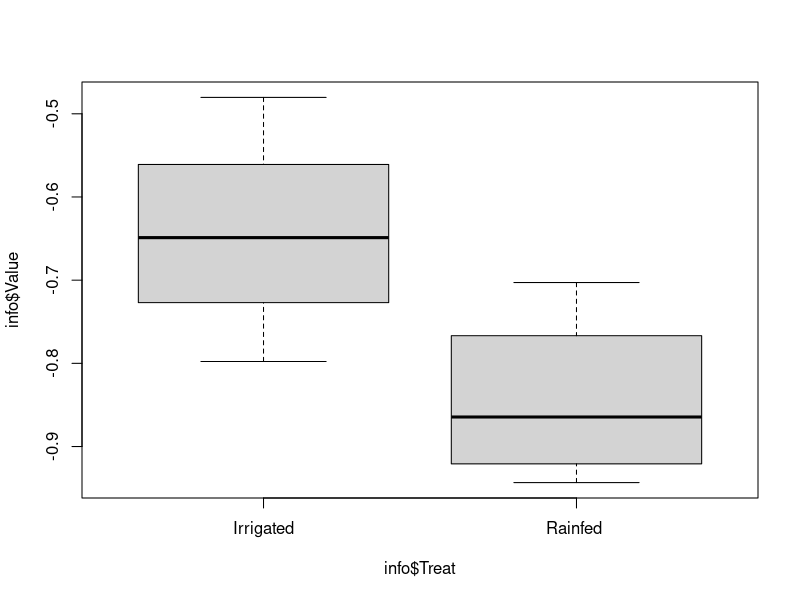

Source code (R):
## ---- chunk 1
#Change the directory workspace
setwd("C:\\MyPfrBackUp\\My papers\\2015-Emmanuels_FodderBeet_Canopy\\Stats\\k")
## ---- chunk 2
# Read files from stats folder load it to a variable
info  = read.table("k(ANOVA).txt", sep="\t", header=T)
## ---- chunk 3
info <- subset (info, Variable != "R2")
## ---- chunk 4
info$Block <- as.factor(info$Block)
info$Treat <- as.factor(info$Treat)
## ---- chunk 5
summary (info)
info
## ---- chunk 6
anova = aov(Value ~ Treat+Block, data = info)
summary(anova)
## ---- chunk 7
# run a Tukey test if there are differences
TukeyHSD(anova)
## ---- chunk 8
boxplot(info$Value ~ info$Treat, names.arg=c("Rainfed","Irrigated"))
## ---- chunk 9
print(paste0("Mean k is ",round(mean(info$Value), digits = 2)))
